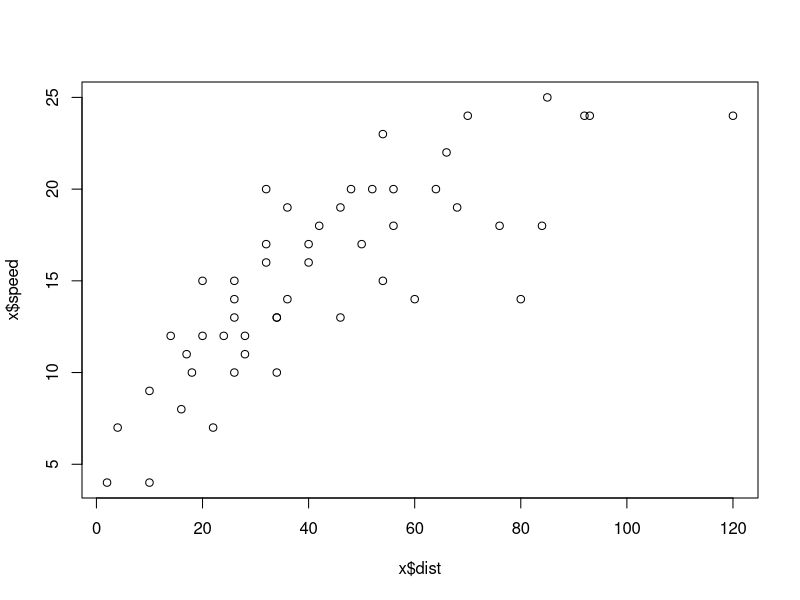

Generate this figure with R:
#testing the capabilities of git on this machine

x <- cars

plot(x$speed ~ x$dist)


lm <- lm(x$speed ~ x$dist)
summary(lm)
